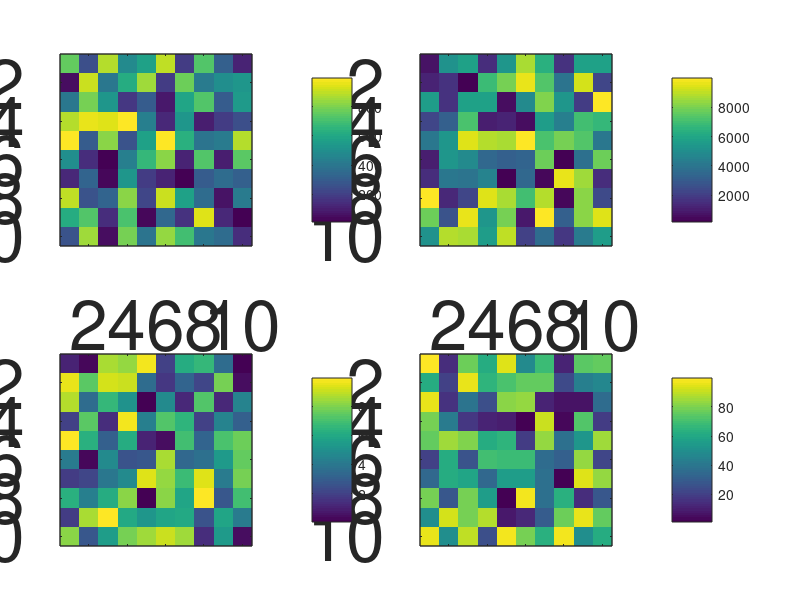

MATLAB code to generate this figure:
figure;
ax(1) = axes('Units','normalized',...
    'Position',[.075, .075, .3, .35]);
ax(2) = axes('Units','normalized',...
    'Position',[.525, .075, .3, .35]);
ax(3) = axes('Units','normalized',...
    'Position',[.075, .575, .3, .35]);
ax(4) = axes('Units','normalized',...
    'Position',[.525, .575, .3, .35]);
for n =1:4
    imagesc(10^n * rand(10),'Parent',ax(n))
    set(gcf,'Position', [0 0 1000 1000]);
    set(gca,'FontSize', 50, 'LineWidth', 1);
    pbaspect([1 1 1]);
    c = colorbar('peer',ax(n));
    set(c,'Units','normalized');
    pC = get(c,'Position');
    pAx = get(ax(n),'Position');
    set(c,'Position',[pAx(1)+pAx(3)+.075, pC(2), .05, pC(4)])
end